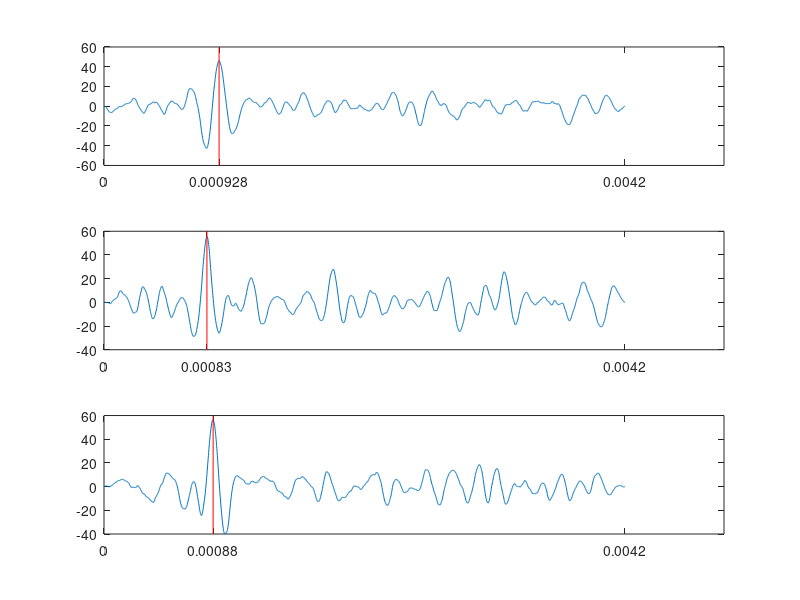

Write MATLAB code to recreate this figure. (Note: this script raises an error after producing the figure.)
clear all
close all

%% Constantes
% s_signal
load('symbole.mat')

% sigX
load('signal1.mat')
load('signal2.mat')
load('signal3.mat')

c = 3e8;    % m/s
fe = 500e3; % Hz

% Position des antennes
P = [0 0; 40 0; 0 40]

%% Filtrage
% Création du filtre adapté
h = fliplr(s_signal);

% Filtrage des signaux
S = [sig1; sig2; sig3];
S_filtre = conv2(h, S);

% Détermination des maximums (= corrélation max.)
[Y, X] = max(S_filtre, [], 2)

%% Détermination des intervalles de temps
T = X / fe        % Récupération du temps par rapport à la fréq. éch.
I = T - min(T)    % Retards relatifs à l'antenne la plus proche
D = I * c / 1000  % Distances minimales par rapport au retard

%% Résolution du système

% Trois équations à résoudre
% (x-0)²  + (y-0)²  = r1²
% (x-40)² + (y-0)²  = (r1 + t2*c)²
% (x-0)²  + (y-40)² = (r1 + t3*c)²

% x(1) : x
% x(2) : y
% x(3) : r1
syst = @(x)[(x(1) - P(1,1))^2 + (x(2) - P(1,2))^2 - (x(3) + D(1,:))^2;
            (x(1) - P(2,1))^2 + (x(2) - P(2,2))^2 - (x(3) + D(2,:))^2;
            (x(1) - P(3,1))^2 + (x(2) - P(3,2))^2 - (x(3) + D(3,:))^2];

x0 = [0, 0, 0];
x = fsolve(syst, x0)

%% Affichage
% Affichage de signaux filtrés
figure(1)

for i = 1:size(S,1)
    subplot(size(S,1), 1, i)
    plot(S_filtre(i,:))
    
    % Maximum déterminé
    line([X(i) X(i)], get(gca, 'YLim'), 'Color', 'r')
    
    % Axes en temporel
    set(gca, 'XTick',      [0 X(i) length(S_filtre(i,:))])
    set(gca, 'XTickLabel', [0 T(i) length(S_filtre(i,:))/fe])
end

% Affichage de la localisation
% On rajoute r1 maintenant qu'on le connait (pour tracer)
D = D + x(:,3);

figure(2)
circle(0,  0, D(1,:), 'r')
circle(40, 0, D(2,:), 'g')
circle(0, 40, D(3,:), 'b')
hold on
plot(x(:,1),x(:,2),'y*', 'MarkerSize', 10)
